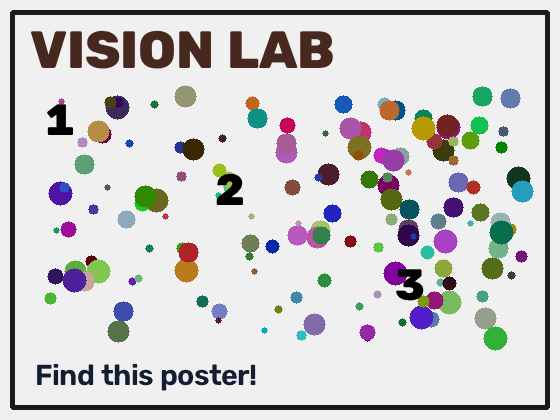
#> input picture data/task6_a.png, 560 x 420 px, found by its file name
$ python task6.py
#> lines starting #> are read from the running program, lines starting #| are printed output that depends on the picture
"""Task 6 (20–30 min): ORB keypoints, descriptors, and matching.
Keypoint = where. Descriptor = what the local neighborhood looks like.
A match links similar descriptors in the two images; it can still be wrong.
"""
import cv2


def open_image(image_path):
    image = cv2.imread(image_path)
    if image is None:
        raise FileNotFoundError(f"Could not open {image_path}. Run from the repository root.")
    return image


def detect_features(image):
    gray = cv2.cvtColor(image, cv2.COLOR_BGR2GRAY)
    orb = cv2.ORB_create(nfeatures=1500)
    return orb.detectAndCompute(gray, None)


def match_descriptors(descriptors1, descriptors2):
    if descriptors1 is None or descriptors2 is None:
        return []
    matcher = cv2.BFMatcher(cv2.NORM_HAMMING, crossCheck=True)
    matches = matcher.match(descriptors1, descriptors2)
    return sorted(matches, key=lambda match: match.distance)


def draw_best_matches(image1, keypoints1, image2, keypoints2, matches, num_matches=30):
    return cv2.drawMatches(image1, keypoints1, image2, keypoints2,
                           matches[:num_matches], None,
                           flags=cv2.DrawMatchesFlags_NOT_DRAW_SINGLE_POINTS)


def show_image(name, image):
    # Window setup is supplied so large images fit on the screen.
    cv2.namedWindow(name, cv2.WINDOW_NORMAL)
    height, width = image.shape[:2]
    scale = min(900 / width, 600 / height, 1.0)
    cv2.resizeWindow(name, int(width * scale), int(height * scale))
    cv2.imshow(name, image)


def main():
    image1 = open_image("data/task6_a.png")
#> in open_image, image is the input picture: shape (420, 560, 3); mean B, G, R 206.5, 206.6, 207.5
    image2 = open_image("data/task6_b.png")
#> call 2 of open_image, with image_path = 'data/task6_b.png'
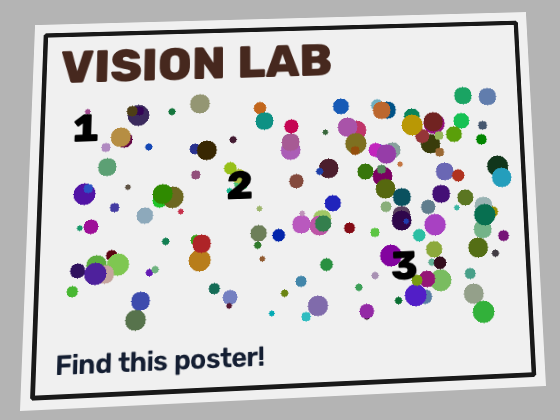
#> input picture data/task6_b.png, 560 x 420 px, found by its file name
#> in open_image, image is the input picture: shape (420, 560, 3); mean B, G, R 202.1, 202.1, 202.8
    keypoints1, descriptors1 = detect_features(image1)
#> in detect_features, `gray = cv2.cvtColor(image, cv2.COLOR_BGR2GRAY)`:
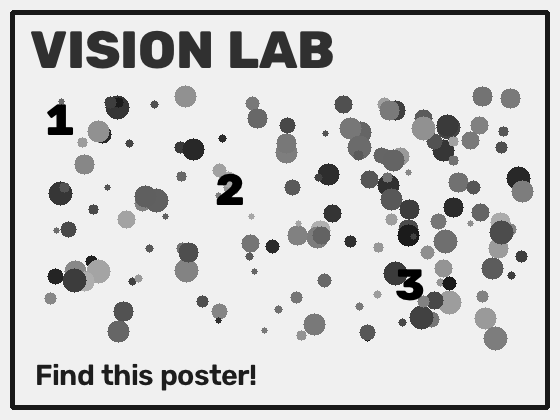
#> gray: shape (420, 560); min 0, max 240, mean 206.8
#> keypoints1 = 1503 keypoints; strongest (x, y, size): (229, 373, 31), (185, 381, 31), (140, 374, 37.2), (141, 373, 44.6)
    keypoints2, descriptors2 = detect_features(image2)
#> in detect_features (call 2), `gray = cv2.cvtColor(image, cv2.COLOR_BGR2GRAY)`:
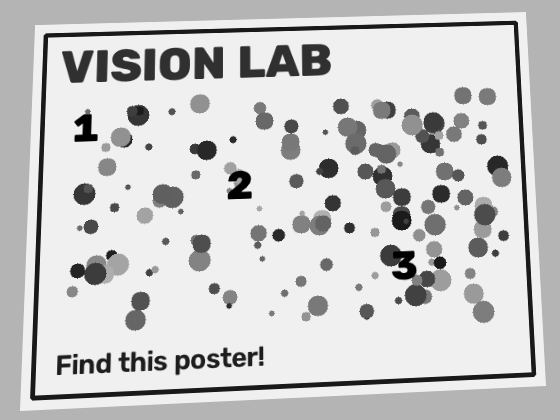
#> gray: shape (420, 560); min 0, max 240, mean 202.3
#> keypoints2 = 1500 keypoints; strongest (x, y, size): (406, 270, 31), (156, 359, 37.2), (183, 360, 44.6), (95, 137, 44.6)
    matches = match_descriptors(descriptors1, descriptors2)
#> in match_descriptors, `matches = matcher.match(descriptors1, descriptors2)`: matches = 670 matches
#> matches = 670 matches
    if not matches:
        print("No matches found. Try images with more texture.")
        return
    result = draw_best_matches(image1, keypoints1, image2, keypoints2, matches)
#> in draw_best_matches, `return cv2.drawMatches(image1, keypoints1, image2, keypoints2, matches..`:
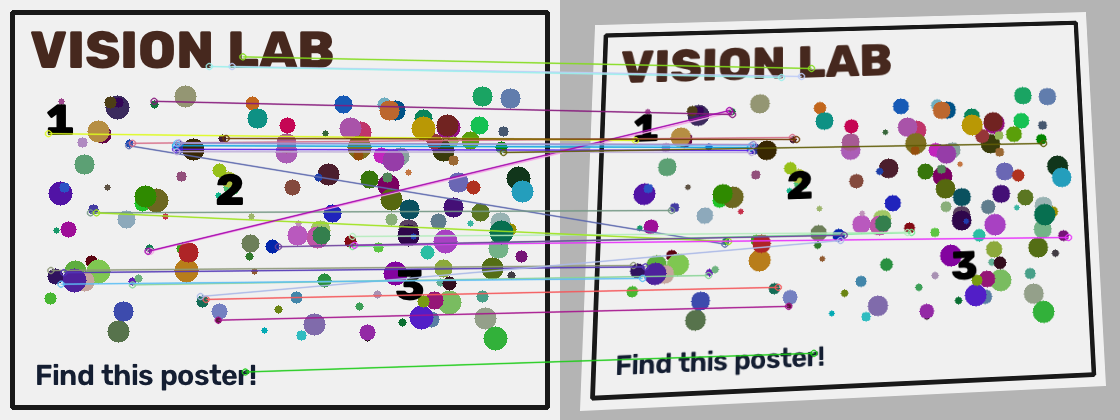
#> returned value: shape (420, 1120, 3); mean of channels 0, 1, 2 202.1, 201.4, 202.4; drawn as B, G, R
    show_image("Task 6 - best ORB matches", result)
    cv2.waitKey(0)
    cv2.destroyAllWindows()


if __name__ == "__main__":
    main()
